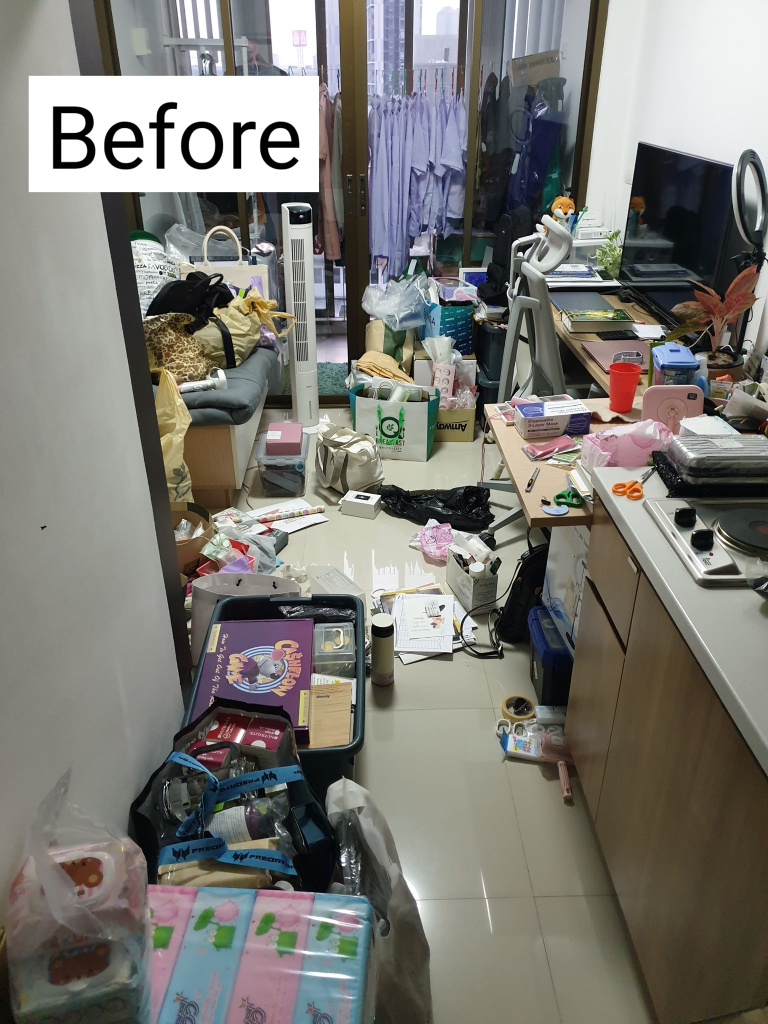
#> input picture test_shadows_entropy/img/Before8.png, 1536 x 2048 px (shown at 1/2 size)
$ jupyter execute --allow-errors index.ipynb
#> lines starting #> are read from the running program, lines starting #| are printed output that depends on the picture; after the words box and inside, x2 and y2 are one past the last pixel; in counts of white or black regions, pixels touching at a corner belong together
[cell 1]
import cv2
import matplotlib.pyplot as plt
from scipy import stats
import numpy as np
img_name = '../img/Before8.png'
image = cv2.imread(img_name)
#> image is the input picture: shape (2048, 1536, 3); mean B, G, R 116.2, 121.8, 123.4

## FIND ENTROY IMAGE ##

[cell 2]
img_gray = cv2.cvtColor(image, cv2.COLOR_BGR2GRAY)
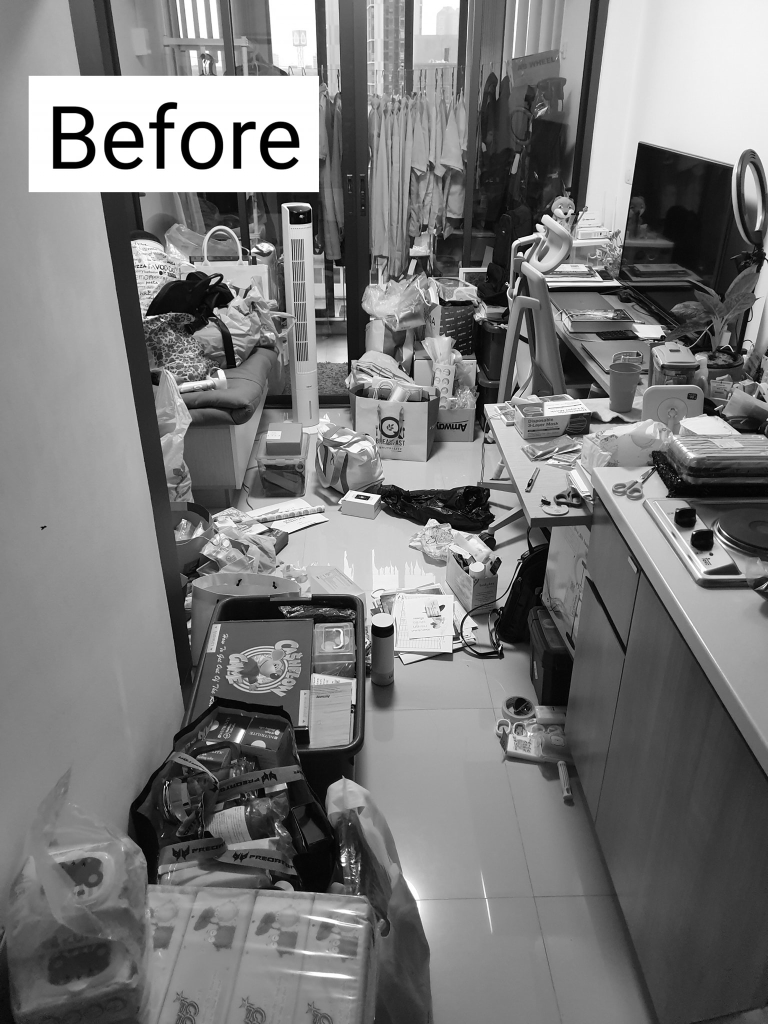
#> img_gray: shape (2048, 1536) (shown at 1/2 size); min 0, max 255, mean 121.6
ret, thresh = cv2.threshold(img_gray, 100, 255, cv2.THRESH_BINARY)
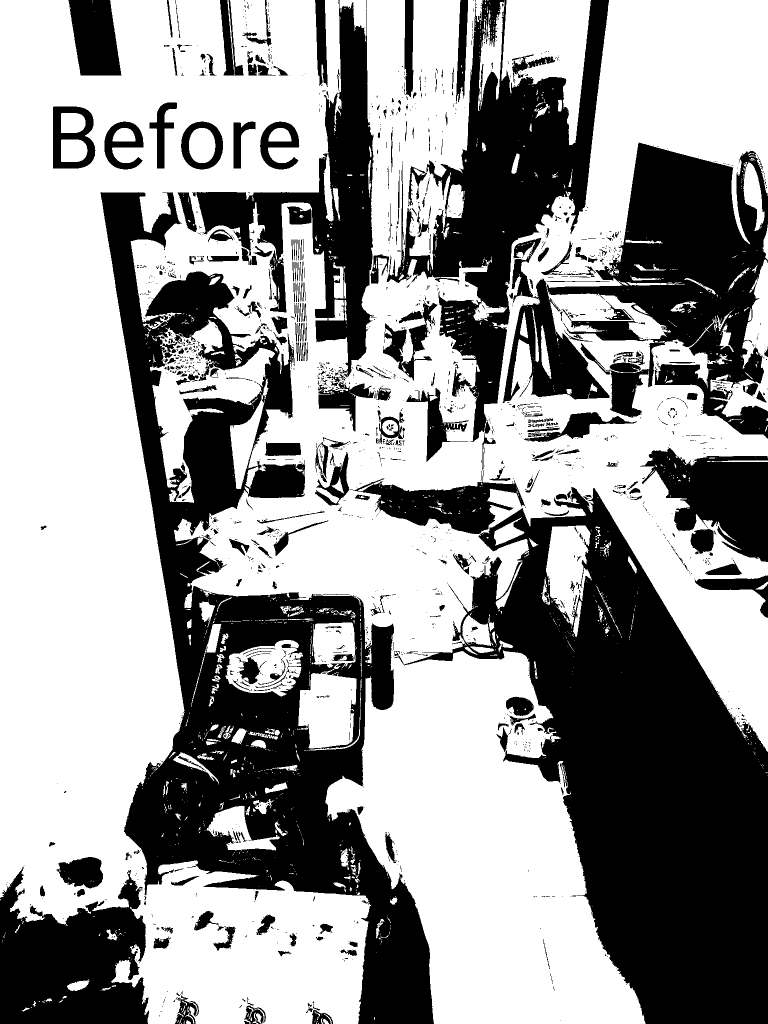
#> thresh: shape (2048, 1536) (shown at 1/2 size); 60% white; 1852 black regions (1447 under 20 px), largest, box (x1, y1, x2, y2) and area: (788, 974, 1536, 2048) 345041, (201, 384, 868, 2048) 329476, (1005, 285, 1536, 877) 140285
plt.imshow(thresh)
print(thresh)
#> (printed output is left out)
cv2.imwrite('image_thres1_'+'After2'+'.jpg', thresh)
#> Out = True

$ run again, with test_shadows_entropy/img/Before2.png copied over test_shadows_entropy/img/Before8.png
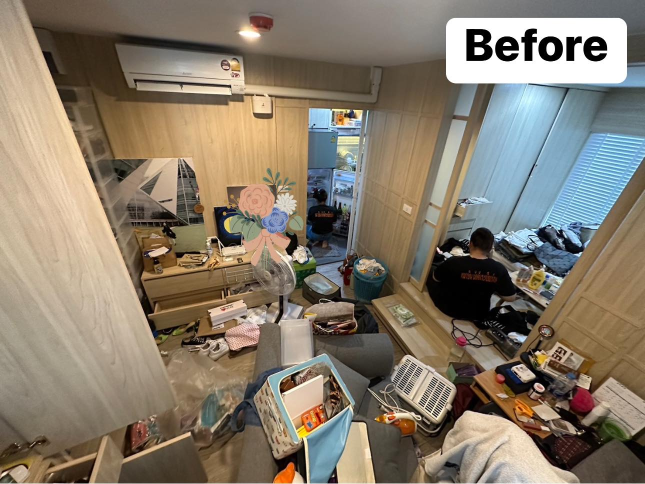
#> input picture test_shadows_entropy/img/Before2.png, 1290 x 968 px (shown at 1/2 size)
#> image is the input picture: shape (968, 1290, 3); mean B, G, R 108, 123.8, 134.9
#> `img_gray = cv2.cvtColor(image, cv2.COLOR_BGR2GRAY)`:
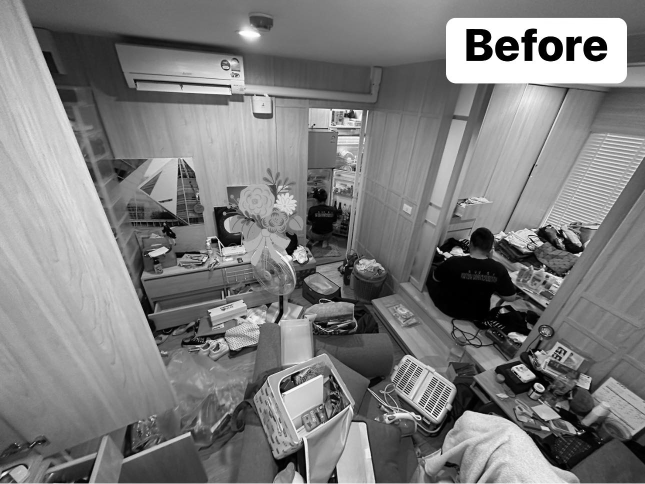
#> img_gray: shape (968, 1290) (shown at 1/2 size); min 0, max 255, mean 125.3
#> `ret, thresh = cv2.threshold(img_gray, 100, 255, cv2.THRESH_BINARY)`:
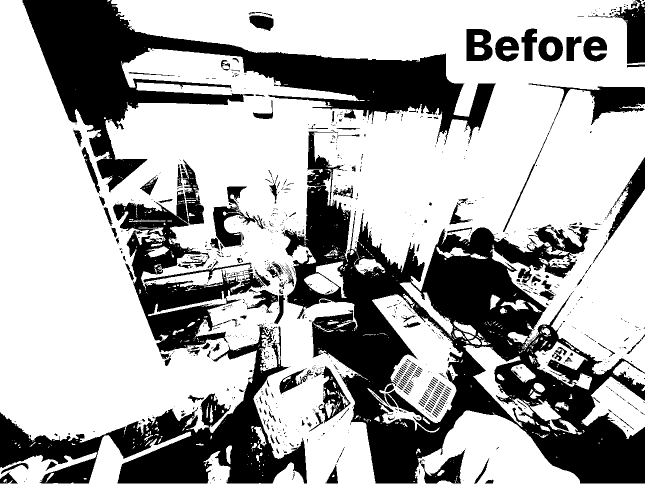
#> thresh: shape (968, 1290) (shown at 1/2 size); 66.8% white; 1134 black regions (893 under 20 px), largest, box (x1, y1, x2, y2) and area: (563, 263, 1290, 967) 169813, (45, 0, 992, 385) 97582, (0, 647, 614, 967) 57374
#> (printed output is left out)
#> Out = True
